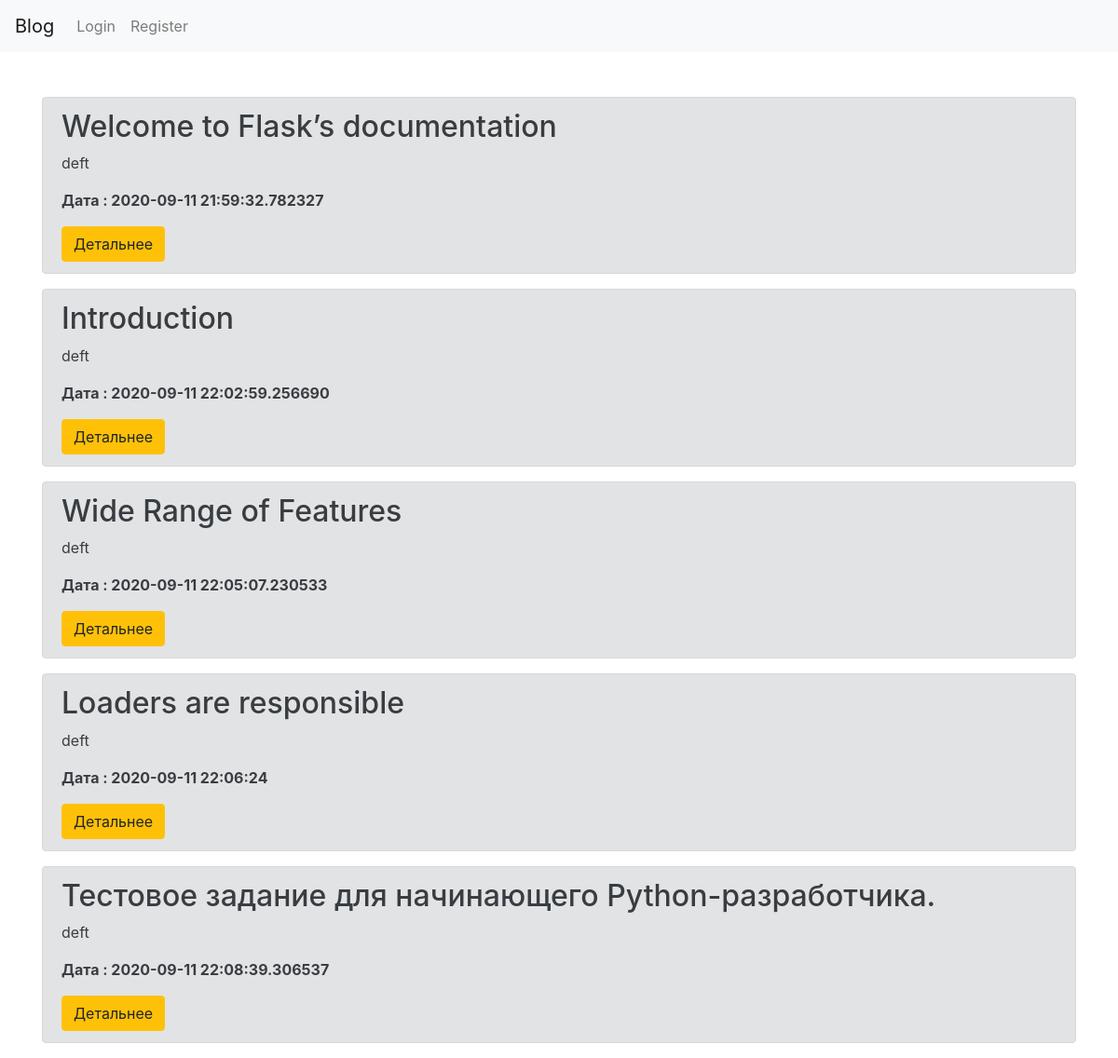
The app's page /post_tag/python with its own data.
### app.py (models this page shows, shortened)
class Tag(db.Model):
    id=db.Column(db.Integer,primary_key=True)
    name=db.Column(db.String(100))
    postId=db.Column(db.Integer,  db.ForeignKey('article.id'))

class Article(db.Model):
    id=db.Column(db.Integer,primary_key=True)
    Authors=db.Column(db.String(50), nullable = False)
    Header=db.Column(db.String(300), nullable = False)
    content = db.Column(db.String(1500), nullable = False)
    img1=db.Column(db.String(248), nullable=True)
    creationData=db.Column(db.DateTime,default=datetime.now())
    tagi= db.relationship('Tag',backref='tags',lazy='dynamic')

### app.py (the view)
@app.route('/post_tag/<tag>', methods=['GET','POST'])
def tag(tag):
    if tag:
        articles= Tag.query.filter(Tag.name==tag).all()
        return  render_template('post_tag.html',tags=articles)
    return  render_template('post_tag.html')

### templates/post_tag.html (shortened to what this page needs)
        {% extends "base.html" %}
        {% block content %}
<div class="container mt-5">
    {%for tag in tags%}
    <div class="alert alert-secondary">
        <h2>{{tag.tags.Header}}</h2>
        <p>{{ tag.tags.Authors}}</p>
        <p><b>Дата : {{tag.tags.creationData}}</b></p>
        <a href="/show?id={{ tag.tags.id }}"class="btn btn-warning"> Детальнее </a>
    </div>
    {%endfor%}
{% endblock %}

### records on screen
Tag: tags.Header "Welcome to Flask’s documentation", tags.Authors "deft", tags.creationData "2020-09-11 21:59:32.782327"
Tag: tags.Header "Introduction", tags.Authors "deft", tags.creationData "2020-09-11 22:02:59.256690"
Tag: tags.Header "Wide Range of Features", tags.Authors "deft", tags.creationData "2020-09-11 22:05:07.230533"
Tag: tags.Header "Loaders are responsible", tags.Authors "deft", tags.creationData "2020-09-11 22:06:24"
Tag: tags.Header "Тестовое задание для начинающего Python-разработчика.", tags.Authors "deft", tags.creationData "2020-09-11 22:08:39.306537"
